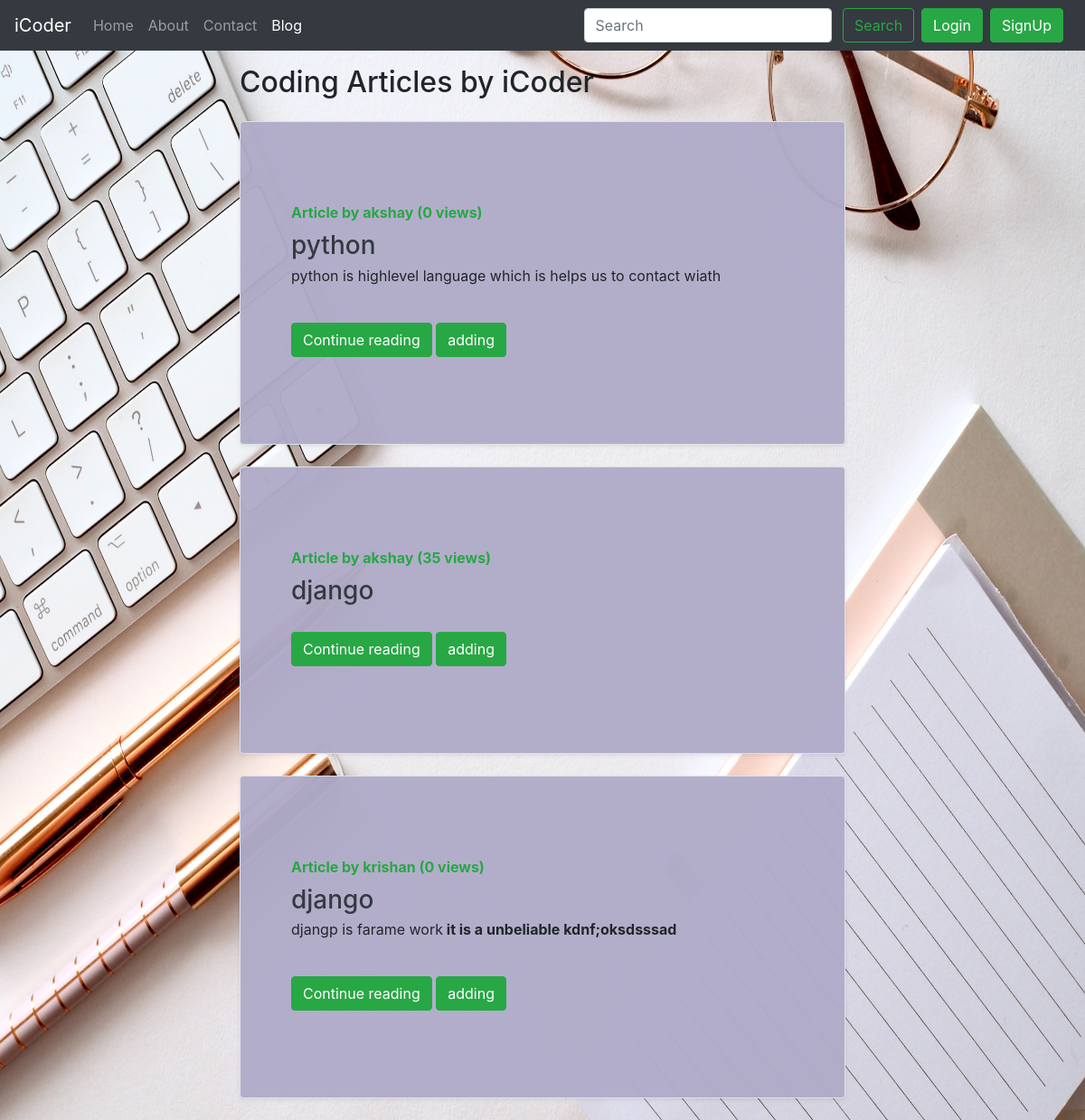
Screenshot of /blog/ with the database file from the repository.
### blog/models.py (models this page shows, shortened)
class Post(models.Model):
    sno = models.AutoField(primary_key=True)
    title = models.CharField(max_length=255)
    content = RichTextField(blank=True,null=True)
    author = models.CharField(max_length=100)
    slug = models.CharField(max_length=50)
    views = models.IntegerField(default=0)
    timeStamp = models.DateTimeField(default=now)

### blog/views.py (the view)
# urls.py: path('',views.blogHome, name='blogHome'),
def blogHome(request):
    allPosts= Post.objects.all()
    form = PostForm
    context={'allPosts': allPosts,'form':form}
    return render(request, "blog/blogHome.html", context)

### templates/blog/blogHome.html (shortened to what this page needs)
{% extends 'base.html' %}
{% block blogactive %} active {% endblock blogactive %}
{% block body %}
<div class="container my-3 col-md-7">
    <h2>Coding Articles by iCoder</h2>
    {% for post in allPosts  %}
    <div class="jumbotron row no-gutters border rounded overflow-hidden flex-md-row mb-4 shadow-sm h-md-250 my-4 position-relative"style="background-color:#b0acc9f7" >
        <div class="col p-4 d-flex flex-column position-static">
            <strong class="d-inline-block mb-2 text-success">Article  by {{post.author}} ({{post.views}} views)</strong>
            <h3 class="mb-0"><a class="text-dark" href="/blog/{{post.slug}}">{{post.title}}</a></h3>
            <p class="card-text mb-auto"><div class="preview">{{post.content|safe|truncatechars:500}}</div></p>
            <div class="my-2">
            	<a href="/blog/{{post.slug}}" role="button" class="btn btn-success">Continue reading</a>
            	<a href="/blog/add/" role="button" class="btn btn-success">adding</a>
            </div>
        </div>
        </div>
        {% endfor %}
 {% endblock %}

### templates/base.html (style rules this page uses)
body { background-image: url("/static/img/blog3.jpg"); background-repeat: no-repeat; background-attachment: fixed; background-size: 100% 100%; }

### rows the page displays
Post: author "akshay", views "0", title "python", content "python is highlevel language which is helps us to contact wiath"
Post: author "akshay", views "35", title "django"
Post: author "krishan", views "0", title "django", content "djangp is farame work it is a unbeliable kdnf;oksdsssad"
